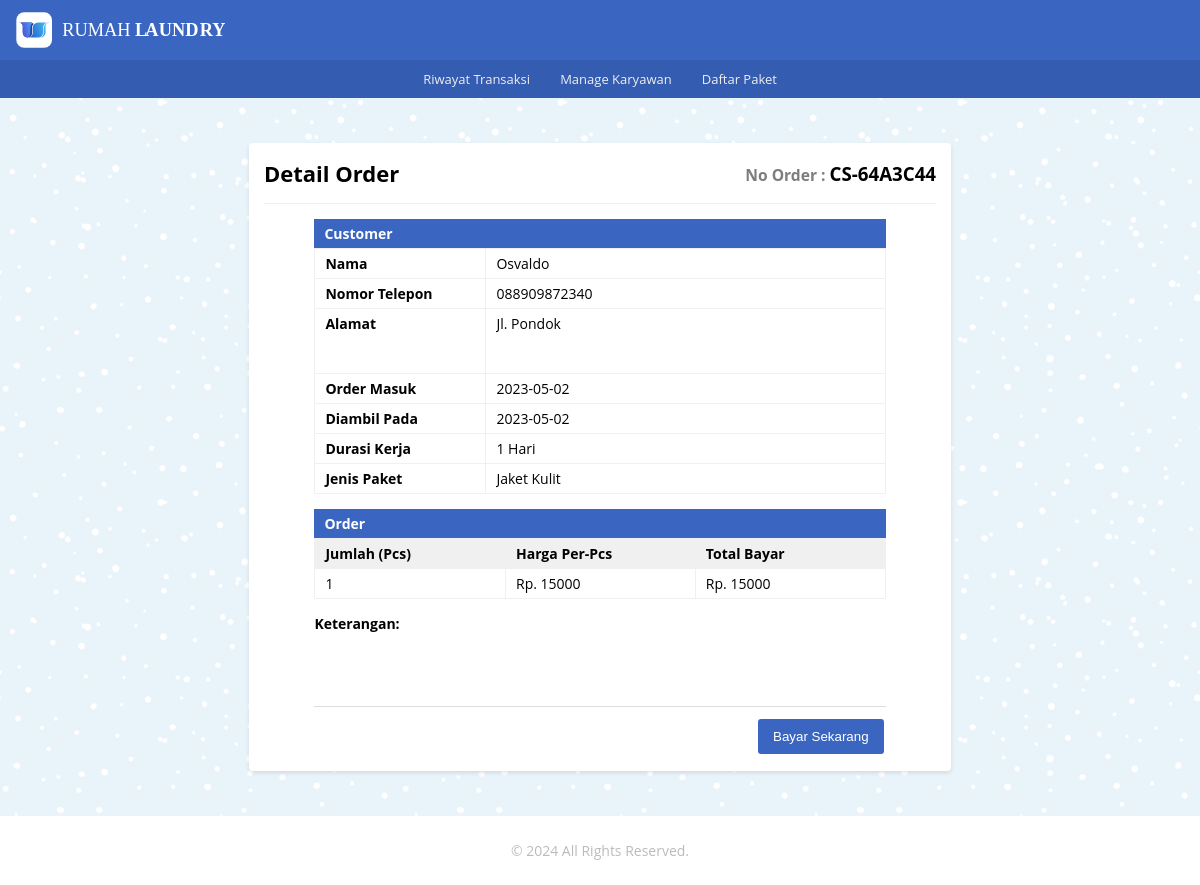
Screenshot of /detail_order/detail_cs/detail_order_cs.php?or_cs_number=CS-64A3C44 with the database file from the repository.
### tables this page shows
CREATE TABLE `tb_order_cs` (
  `id_order_cs` int(11) NOT NULL,
  `or_cs_number` varchar(10) NOT NULL,
  `nama_pel_cs` varchar(100) NOT NULL,
  `no_telp_cs` varchar(13) NOT NULL,
  `alamat_cs` text NOT NULL,
  `jenis_paket_cs` varchar(100) NOT NULL,
  `wkt_krj_cs` varchar(30) DEFAULT NULL,
  `jml_pcs` int(11) NOT NULL,
  `harga_perpcs` int(11) NOT NULL,
  `tgl_masuk_cs` date NOT NULL,
  `tgl_keluar_cs` date NOT NULL,
  `tot_bayar` double NOT NULL,
  `keterangan_cs` text NOT NULL
);

### _functions.php (called while the page is built, shortened)
<?php
$host	= 'localhost';
$user = 'root';
$pass	= '';
$db	= 'laundry_app';
$koneksi = mysqli_connect($host,$user,$pass,$db);
function query($query){
	global $koneksi;
	$result = mysqli_query($koneksi, $query);
	$rows = [];
	while ($row = mysqli_fetch_assoc($result)) {
		$rows[] = $row;
	}
	return $rows;
}

### detail_order/detail_cs/detail_order_cs.php (the view, shortened to what this page needs)
<?php
   require_once('../../_header.php');
   $no_cs = $_GET['or_cs_number'];
   $data = query("SELECT * FROM tb_order_cs WHERE or_cs_number = '$no_cs'")[0];
?>
   <div id="detail_or_cs" class="main-content">
      <div class="container">
         <div class="baris">
            <div class="col mt-2">
               <div class="card-md">
                  <div class="card-title card-flex">
                     <div class="card-col">
                        <h2>Detail Order</h2>
                     </div>
                     <div class="card-col txt-right">
                        <h3 class="no-order"><small>No Order : </small><?= $data['or_cs_number']?></h3>
                     </div>
                  </div>
                  <div class="card-body">
                     <form action="" method="post">
                        <div class="jdl-or">
                           <h4>Customer</h4>
                        </div>
                        <table class="tb-detail_customer">
                           <tr>
                              <th>Nama</th>
                              <td><input type="text" name="nama_pel_cs" disabled value="<?=$data['nama_pel_cs']?>"></td>
                           </tr>
                           <tr>
                              <th>Nomor Telepon</th>
                              <td><input type="text" name="no_telp_cs" disabled value="<?=$data['no_telp_cs']?>"></td>
                           </tr>
                           <tr>
                              <th>Alamat</th>
                              <td>
                                 <textarea name="alamat_cs" disabled class="txt-area">
                                    <?=$data['alamat_cs']?>
                                 </textarea>
                              </td>
                           </tr>
                           <tr>
                              <th>Order Masuk</th>
                              <td><input type="text" name="tgl_masuk_cs" disabled value="<?=$data['tgl_masuk_cs']?>"></td>
                           </tr>
                           <tr>
                              <th>Diambil Pada</th>
                              <td><input type="text" name="tgl_keluar_cs" disabled value="<?=$data['tgl_keluar_cs']?>"></td>
                           </tr>
                           <tr>
                              <th>Durasi Kerja</th>
                              <td><input type="text" name="wkt_krj_cs" disabled value="<?=$data['wkt_krj_cs']?>"></td>
                           </tr>
                           <tr>
                              <th>Jenis Paket</th>
                              <td><input type="text" name="jenis_paket_cs" disabled value="<?=$data['jenis_paket_cs']?>"></td>
                           </tr>
                        </table>
                        <div class="jdl-or">
                           <h4>Order</h4>
                        </div>
                        <table class="tb-detail_order">
                           <tr>
                              <th>Jumlah (Pcs)</th>
                              <th>Harga Per-Pcs</th>
                              <th>Total Bayar</th>
                           </tr>
                           <tr>
                              <td><input type="text" name="jml_pcs" disabled value="<?=$data['jml_pcs']?>"></td>
                              <td><input type="text" name="harga_perpcs" disabled value="<?= 'Rp. ' . $data['harga_perpcs']?>"></td>
                              <td><input type="text" name="tot_bayar" disabled value="<?= 'Rp. ' . $data['tot_bayar']?>"></td>
                           </tr>
                        </table>
                        <div class="details">
                           <h4 class="mb-01">Keterangan:</h4>
                           <p class="lead">
                              <textarea name="keterangan_cs" disabled class="txt-area">
                                 <?=$data['keterangan_cs']?>
                              </textarea>
                           </p>
                        </div>
                        <div class="form-footer_detail">
                           <div class="buttons">
                              <button type="submit" name="bayar_cs" class="btn-sm bg-primary">Bayar Sekarang</button>
                           </div>
                        </div>
                     </form>
                  </div>
               </div>
            </div>
         </div>
      </div>
   </div>
<?php require_once('../../_footer.php') ?>

### _assets/css/style.css (style rules this page uses)
* { margin: 0; padding: 0; box-sizing: border-box; }
html,body { width: 100%; max-width: 100%; position: relative; font-family: 'Open sans', sans-serif; display: flex; flex-direction: column; background-image: url(../img/blue-snow.png); overflow-x: hidden; }
.txt-right { text-align: right; }
.lead { line-height: 25px; }
.mt-2 { margin-top: 30px }
.mb-01 { margin-bottom: 8px }
h2 { font-size: 22px; }
.main-content { display: flex; flex-direction: column; }
.container { display: flex; flex-direction: column; width: 1080px; max-width: 100%; margin: auto; padding: 0 15px; min-height: 20px; }
.baris { position: relative; margin: 0 -15px; display: flex; flex-direction: row; flex-wrap: wrap; }
.bg-primary { border: 2px solid #3a66c1; color: #ffffff; background-color: #3a66c1; }
.col { flex: 1; }
.no-order small { color: #7d7d7d; }
.card-md { background-color: #fff; width: 65%; margin: 15px auto; padding: 15px; border-radius: 4px; box-shadow: 0 2px 4px rgba(0,0,0,0.10); }
.card-body { position: relative; }
.card-title { padding-bottom: 15px; margin-bottom: 15px; border-bottom: 1px solid #eeeeee; }
.card-flex { display: flex; flex-direction: row; align-items: center; justify-content: space-between; }
.card-col { flex: 1; }
.card-md .card-body table.tb-detail_customer, .card-md .card-body table.tb-detail_order { width: 85%; position: relative; margin: 0 auto; border-collapse: collapse; text-align: left; }
.card-md .card-body .jdl-or { width: 85%; font-size: 14px; padding: 5px 10px; margin: 0 auto; color: #fff; background-color: #3a66c1; }
.card-md .card-body .details { width: 85%; margin: 15px auto 0; font-size: 14px; }
table.tb-detail_customer tr th { width: 30%; }
table.tb-detail_customer tr td { width: 70%; }
table.tb-detail_customer tr th, table.tb-detail_customer tr td, table.tb-detail_order tr th, table.tb-detail_order tr td { vertical-align: top; padding: 5px 10px; font-size: 14px; border: 1px solid #f0f0f0; }
table.tb-detail_order tr th { background-color: #f0f0f0; }
table.tb-detail_order tr th, table.tb-detail_order tr td { text-align: left; }
table.tb-detail_customer tr td input, table.tb-detail_customer tr td .txt-area, table.tb-detail_order tr td input, .details p.lead .txt-area { width: 100%; font-family: 'Open sans', sans-serif; font-size: 14px; border: 0; background-color: transparent; color: #000; }
.txt-area { padding: 0 !important; margin: 0 !important; min-height: 50px; resize: none; overflow-y: auto; outline: none; white-space: normal; }
.form-footer .buttons, .form-footer_detail .buttons { text-align: right; width: 50%; margin-left: auto; }
.form-footer_detail { width: 85%; margin: 8px auto 0; border-top: 1px solid #dddddd; padding-top: 10px; display: flex; }
.btn-sm { display: inline-block; text-decoration: none; padding: 10px 15px; margin: 2px; border-radius: 3px; cursor: pointer; border: 0; }

### rows the page displays
tb_order_cs: or_cs_number "CS-64A3C44", nama_pel_cs "Osvaldo", no_telp_cs "088909872340", alamat_cs "Jl. Pondok", tgl_masuk_cs "2023-05-02", tgl_keluar_cs "2023-05-02", wkt_krj_cs "1 Hari", jenis_paket_cs "Jaket Kulit", jml_pcs "1", harga_perpcs "Rp. 15000", tot_bayar "Rp. 15000"
